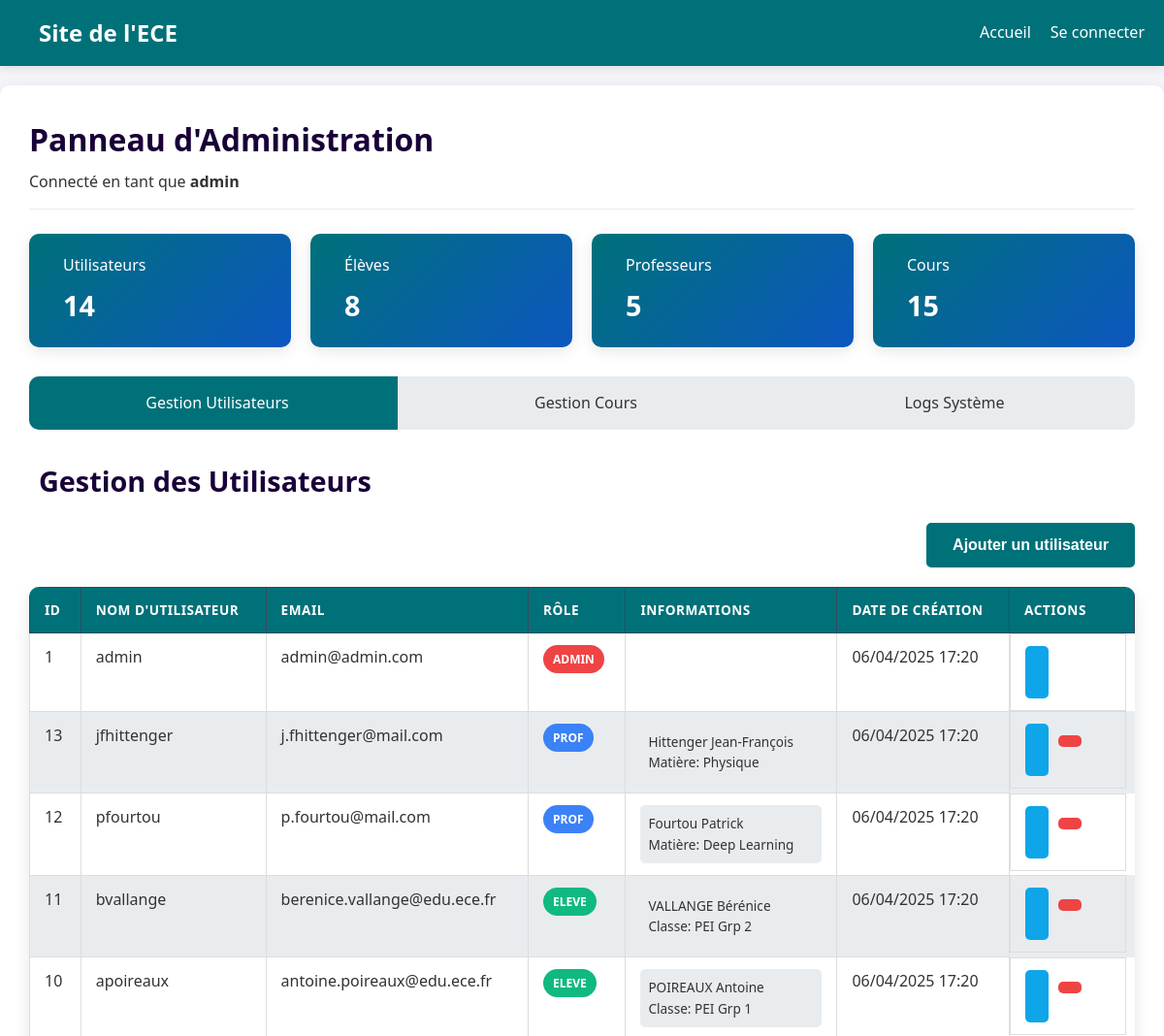
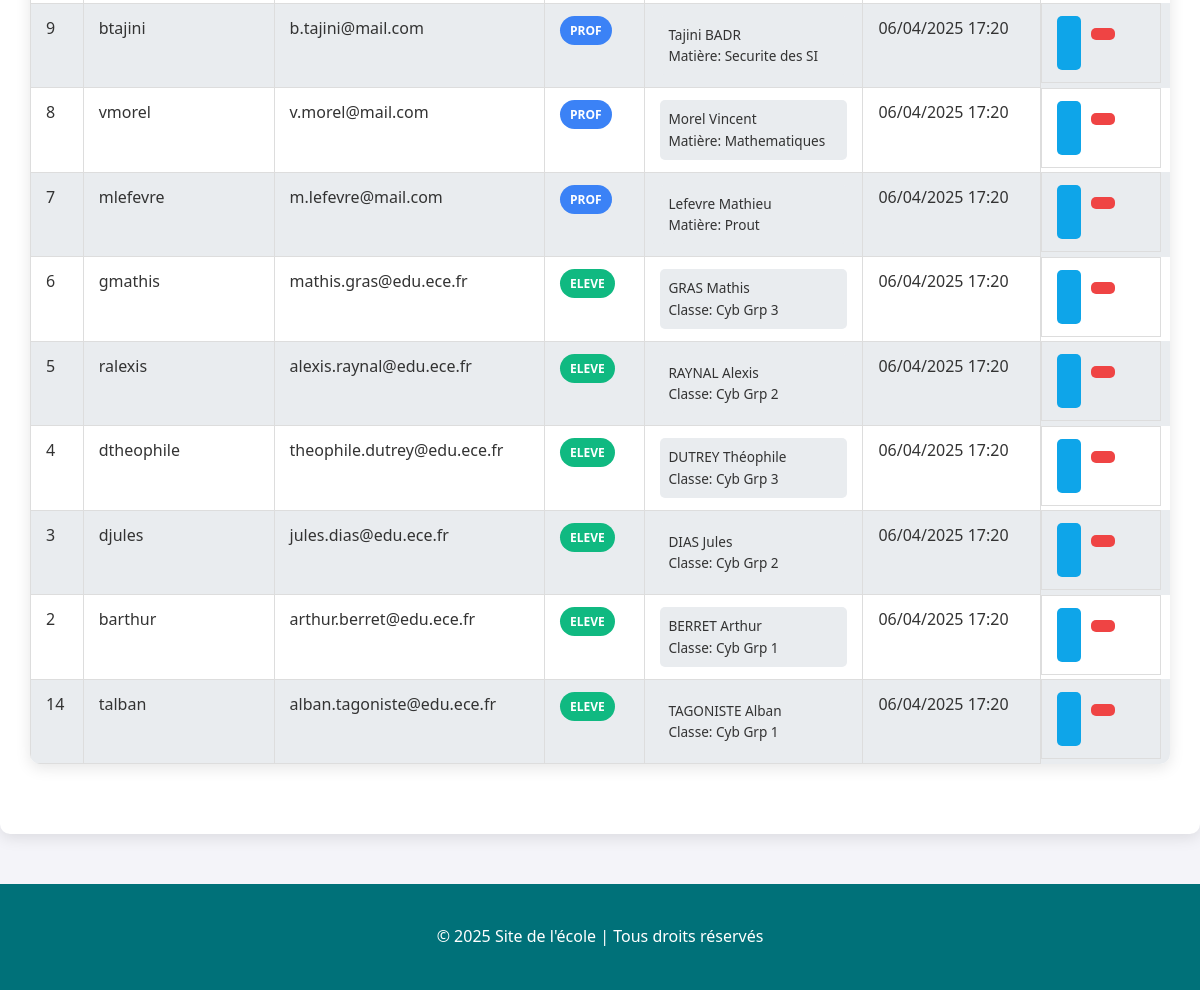
Screenshot of /pages/admin.php (signed in) with the database file from the repository (2 pictures, top to bottom).
### tables this page shows
CREATE TABLE IF NOT EXISTS users (
    id INT AUTO_INCREMENT PRIMARY KEY,
    username VARCHAR(50) NOT NULL UNIQUE,
    email VARCHAR(100) NOT NULL UNIQUE,
    password VARCHAR(255) NOT NULL,
    role ENUM('eleve', 'prof', 'admin') NOT NULL DEFAULT 'eleve',
    created_at TIMESTAMP DEFAULT CURRENT_TIMESTAMP
);

CREATE TABLE IF NOT EXISTS profs (
    id INT AUTO_INCREMENT PRIMARY KEY,
    user_id INT NOT NULL UNIQUE,
    nom VARCHAR(50) NOT NULL,
    prenom VARCHAR(50) NOT NULL,
    date_naissance DATE NOT NULL,
    matiere VARCHAR(50) NOT NULL,
    FOREIGN KEY (user_id) REFERENCES users(id) ON DELETE CASCADE
);

CREATE TABLE IF NOT EXISTS eleves (
    id INT AUTO_INCREMENT PRIMARY KEY,
    user_id INT NOT NULL UNIQUE,
    nom VARCHAR(50) NOT NULL,
    prenom VARCHAR(50) NOT NULL,
    date_naissance DATE NOT NULL,
    classe VARCHAR(50) NOT NULL,
    FOREIGN KEY (user_id) REFERENCES users(id) ON DELETE CASCADE
);

### pages/admin.php (the view, shortened to what this page needs)
<?php
require_once('../config/db.php');
$active_section = isset($_GET['section']) ? $_GET['section'] : 'users';
$stmt = $pdo->query("SELECT u.id, u.username, u.email, u.role, u.created_at,
                     e.nom as eleve_nom, e.prenom as eleve_prenom, e.classe as eleve_classe, e.date_naissance as eleve_naissance,
                     p.nom as prof_nom, p.prenom as prof_prenom, p.matiere as prof_matiere, p.date_naissance as prof_naissance
                     FROM users u
                     LEFT JOIN eleves e ON u.id = e.user_id
                     LEFT JOIN profs p ON u.id = p.user_id
                     ORDER BY u.created_at DESC");
$users = $stmt->fetchAll(PDO::FETCH_ASSOC);
$totalUsers = $pdo->query("SELECT COUNT(*) FROM users")->fetchColumn();
$totalStudents = $pdo->query("SELECT COUNT(*) FROM users WHERE role = 'eleve'")->fetchColumn();
$totalTeachers = $pdo->query("SELECT COUNT(*) FROM users WHERE role = 'prof'")->fetchColumn();
$totalCourses = $pdo->query("SELECT COUNT(*) FROM cours")->fetchColumn();
include('../includes/header.php');
?>
<div class="admin-dashboard">
    <div class="admin-header">
        <h1>Panneau d'Administration</h1>
        <p>Connecté en tant que <strong><?php echo htmlspecialchars($_SESSION['username']); ?></strong></p>
    </div>
    <div class="dashboard-stats">
        <div class="stat-card">
            <div class="stat-info">
                <h3>Utilisateurs</h3>
                <p><?php echo $totalUsers; ?></p>
            </div>
        </div>
        <div class="stat-card">
            <div class="stat-info">
                <h3>Élèves</h3>
                <p><?php echo $totalStudents; ?></p>
            </div>
        </div>
        <div class="stat-card">
            <div class="stat-info">
                <h3>Professeurs</h3>
                <p><?php echo $totalTeachers; ?></p>
            </div>
        </div>
        <div class="stat-card">
            <div class="stat-info">
                <h3>Cours</h3>
                <p><?php echo $totalCourses; ?></p>
            </div>
        </div>
    </div>
    <div class="admin-nav">
        <a href="?section=users" class="nav-item <?php echo $active_section === 'users' ? 'active' : ''; ?>">
            <i class="fas fa-user-cog"></i> Gestion Utilisateurs
        </a>
        <a href="?section=cours" class="nav-item <?php echo $active_section === 'cours' ? 'active' : ''; ?>">
            <i class="fas fa-book"></i> Gestion Cours
        </a>
        <a href="?section=logs" class="nav-item <?php echo $active_section === 'logs' ? 'active' : ''; ?>">
            <i class="fas fa-clipboard-list"></i> Logs Système
        </a>
    </div>
    <div class="admin-sections">
        <div class="admin-section <?php echo $active_section === 'users' ? 'active' : ''; ?>">
            <h2><i class="fas fa-user-cog"></i> Gestion des Utilisateurs</h2>
            <div class="section-actions">
                <button class="btn btn-primary" id="showAddUserForm">
                    <i class="fas fa-user-plus"></i> Ajouter un utilisateur
                </button>
            </div>
            <div class="user-list">
                <table class="data-table">
                    <thead>
                        <tr>
                            <th>ID</th>
                            <th>Nom d'utilisateur</th>
                            <th>Email</th>
                            <th>Rôle</th>
                            <th>Informations</th>
                            <th>Date de création</th>
                            <th>Actions</th>
                        </tr>
                    </thead>
                    <tbody>
                        <?php foreach ($users as $user): ?>
                        <tr>
                            <td><?php echo $user['id']; ?></td>
                            <td><?php echo htmlspecialchars($user['username']); ?></td>
                            <td><?php echo htmlspecialchars($user['email']); ?></td>
                            <td>
                                <span class="role-badge role-<?php echo $user['role']; ?>">
                                    <?php echo ucfirst($user['role']); ?>
                                </span>
                            </td>
                            <td>
                                <?php if ($user['role'] === 'eleve' && !empty($user['eleve_nom'])): ?>
                                    <span class="info-badge">
                                        <?php echo htmlspecialchars($user['eleve_nom'] . ' ' . $user['eleve_prenom']); ?><br>
                                        Classe: <?php echo htmlspecialchars($user['eleve_classe']); ?>
                                    </span>
                                <?php elseif ($user['role'] === 'prof' && !empty($user['prof_nom'])): ?>
                                    <span class="info-badge">
                                        <?php echo htmlspecialchars($user['prof_nom'] . ' ' . $user['prof_prenom']); ?><br>
                                        Matière: <?php echo htmlspecialchars($user['prof_matiere']); ?>
                                    </span>
                                <?php endif; ?>
                            </td>
                            <td><?php echo date('d/m/Y H:i', strtotime($user['created_at'])); ?></td>
                            <td class="actions">
                                <button class="btn btn-sm btn-info edit-user"
                                        data-id="<?php echo $user['id']; ?>"
                                        data-username="<?php echo htmlspecialchars($user['username']); ?>"
                                        data-email="<?php echo htmlspecialchars($user['email']); ?>"
                                        data-role="<?php echo $user['role']; ?>"
                                        data-eleve-nom="<?php echo htmlspecialchars($user['eleve_nom'] ?? ''); ?>"
                                        data-eleve-prenom="<?php echo htmlspecialchars($user['eleve_prenom'] ?? ''); ?>"
                                        data-eleve-naissance="<?php echo $user['eleve_naissance'] ?? ''; ?>"
                                        data-eleve-classe="<?php echo htmlspecialchars($user['eleve_classe'] ?? ''); ?>"
                                        data-prof-nom="<?php echo htmlspecialchars($user['prof_nom'] ?? ''); ?>"
                                        data-prof-prenom="<?php echo htmlspecialchars($user['prof_prenom'] ?? ''); ?>"
                                        data-prof-naissance="<?php echo $user['prof_naissance'] ?? ''; ?>"
                                        data-prof-matiere="<?php echo htmlspecialchars($user['prof_matiere'] ?? ''); ?>">
                                </button>
                                <?php if ($user['username'] !== 'admin' && $user['id'] !== $_SESSION['user_id']): ?>
                                <form method="post" action="" class="d-inline delete-form">
                                    <button type="submit" class="btn btn-sm btn-danger" onclick="return confirm('Êtes-vous sûr de vouloir supprimer cet utilisateur ?');">
                                    </button>
                                </form>
                                <?php endif; ?>
                            </td>
                        </tr>
                        <?php endforeach; ?>
                    </tbody>
                </table>
            </div>
        </div>
    </div>
</div>
<?php
include('../includes/footer.php');
?>

### css/style.css (style rules this page uses)
:root { --primary: #007179; --primary-dark: #0c57c0; --secondary: #190038; --secondary-dark: #e04347; --light: #f4f4f9; --dark: #333; --gray: #535252; --light-gray: #e9ecef; --white: #ffffff; --shadow: 0 4px 15px rgba(0, 0, 0, 0.1); --shadow-strong: 0 8px 30px rgba(0, 0, 0, 0.1); --border-radius: 10px; --transition: all 0.3s ease; }
* { margin: 0; padding: 0; box-sizing: border-box; }
body { font-family: 'Segoe UI', Roboto, 'Helvetica Neue', Arial, sans-serif; margin: 0; padding: 0; background-color: var(--light); color: var(--dark); line-height: 1.6; }
h1, h2, h3, h4, h5, h6 { font-weight: 600; margin-bottom: 15px; }
h2 { font-size: 2.5rem; text-align: center; margin-bottom: 2rem; }
.btn { display: inline-block; padding: 12px 25px; border-radius: 5px; text-decoration: none; font-weight: 600; cursor: pointer; transition: var(--transition); text-align: center; border: none; font-size: 16px; }
.btn-primary { background-color: var(--primary); color: var(--white); border: 2px solid var(--primary); }
.admin-dashboard { padding: 30px; background-color: var(--white); border-radius: var(--border-radius); box-shadow: var(--shadow); margin: 20px auto; max-width: 1400px; }
.admin-header { margin-bottom: 25px; padding-bottom: 15px; border-bottom: 1px solid var(--light-gray); }
.admin-header h1 { color: var(--secondary); font-size: 2rem; margin-bottom: 5px; }
.dashboard-stats { display: grid; grid-template-columns: repeat(auto-fit, minmax(200px, 1fr)); gap: 20px; margin-bottom: 30px; }
.stat-card { background: linear-gradient(135deg, var(--primary), var(--primary-dark)); color: var(--white); padding: 20px; border-radius: var(--border-radius); display: flex; align-items: center; box-shadow: var(--shadow); transition: transform 0.3s ease; }
.stat-info h3 { font-size: 1rem; margin-bottom: 5px; font-weight: 500; }
.stat-info p { font-size: 1.8rem; font-weight: 700; }
.admin-nav { display: flex; background-color: var(--light-gray); border-radius: var(--border-radius); margin-bottom: 30px; overflow: hidden; }
.nav-item { padding: 15px 20px; color: var(--dark); text-decoration: none; flex: 1; text-align: center; transition: var(--transition); font-weight: 500; display: flex; align-items: center; justify-content: center; }
.nav-item.active { background-color: var(--primary); color: var(--white); }
.admin-section { display: none; margin-bottom: 40px; }
.admin-section.active { display: block; }
.admin-section h2 { display: flex; align-items: center; font-size: 1.8rem; margin-bottom: 20px; color: var(--secondary); text-align: left; }
.section-actions { margin-bottom: 20px; display: flex; justify-content: flex-end; }
.data-table { width: 100%; border-collapse: collapse; margin-bottom: 30px; box-shadow: var(--shadow); border-radius: var(--border-radius); overflow: hidden; }
.data-table th, .data-table td { padding: 12px 15px; text-align: left; }
.data-table th { background-color: var(--primary); color: var(--white); font-weight: 600; text-transform: uppercase; font-size: 0.85rem; letter-spacing: 0.5px; }
.data-table tr:nth-child(even) { background-color: var(--light-gray); }
.data-table td.actions { white-space: nowrap; width: 120px; }
.role-badge { display: inline-block; padding: 5px 10px; border-radius: 50px; font-size: 0.75rem; font-weight: 600; text-transform: uppercase; }
.role-admin { background-color: #ef4444; color: white; }
.role-prof { background-color: #3b82f6; color: white; }
.role-eleve { background-color: #10b981; color: white; }
.info-badge { display: block; padding: 8px; background-color: var(--light-gray); border-radius: 5px; font-size: 0.85rem; }
.btn-sm { padding: 6px 12px; font-size: 0.85rem; }
.btn-info { background-color: #0ea5e9; color: white; border: none; }
.btn-danger { background-color: #ef4444; color: white; border: none; }
.d-inline { display: inline-block; }
.admin-section.active { animation: fadeIn 0.5s; }
.actions { display: flex; gap: 10px; }
.btn-danger { background-color: #ef4444; color: var(--white); }
table { width: 100%; border-collapse: collapse; }
th { background-color: #2c3e50; color: white; padding: 12px; text-align: center; font-weight: 500; border: 1px solid #34495e; }
td { border: 1px solid #ddd; padding: 10px; vertical-align: top; height: 80px; }

### rows the page displays
users: id "1", username "admin", email "admin@admin.com", role "ADMIN", created_at "06/04/2025 17:20"
profs: user "13", user.username "jfhittenger", user.email "j.fhittenger@mail.com", user.role "PROF", nom+prenom "Hittenger Jean-François", matiere "Physique", user.created_at "06/04/2025 17:20"
profs: user "12", user.username "pfourtou", user.email "p.fourtou@mail.com", user.role "PROF", nom+prenom "Fourtou Patrick", matiere "Deep Learning", user.created_at "06/04/2025 17:20"
eleves: user "11", user.username "bvallange", user.email "berenice.vallange@edu.ece.fr", user.role "ELEVE", nom+prenom "VALLANGE Bérénice", classe "PEI Grp 2", user.created_at "06/04/2025 17:20"
eleves: user "10", user.username "apoireaux", user.email "antoine.poireaux@edu.ece.fr", user.role "ELEVE", nom+prenom "POIREAUX Antoine", classe "PEI Grp 1", user.created_at "06/04/2025 17:20"
profs: user "9", user.username "btajini", user.email "b.tajini@mail.com", user.role "PROF", nom+prenom "Tajini BADR", matiere "Securite des SI", user.created_at "06/04/2025 17:20"
profs: user "8", user.username "vmorel", user.email "v.morel@mail.com", user.role "PROF", nom+prenom "Morel Vincent", matiere "Mathematiques", user.created_at "06/04/2025 17:20"
profs: user "7", user.username "mlefevre", user.email "m.lefevre@mail.com", user.role "PROF", nom+prenom "Lefevre Mathieu", matiere "Prout", user.created_at "06/04/2025 17:20"
eleves: user "6", user.username "gmathis", user.email "mathis.gras@edu.ece.fr", user.role "ELEVE", nom+prenom "GRAS Mathis", classe "Cyb Grp 3", user.created_at "06/04/2025 17:20"
eleves: user "5", user.username "ralexis", user.email "alexis.raynal@edu.ece.fr", user.role "ELEVE", nom+prenom "RAYNAL Alexis", classe "Cyb Grp 2", user.created_at "06/04/2025 17:20"
eleves: user "4", user.username "dtheophile", user.email "theophile.dutrey@edu.ece.fr", user.role "ELEVE", nom+prenom "DUTREY Théophile", classe "Cyb Grp 3", user.created_at "06/04/2025 17:20"
eleves: user "3", user.username "djules", user.email "jules.dias@edu.ece.fr", user.role "ELEVE", nom+prenom "DIAS Jules", classe "Cyb Grp 2", user.created_at "06/04/2025 17:20"
eleves: user "2", user.username "barthur", user.email "arthur.berret@edu.ece.fr", user.role "ELEVE", nom+prenom "BERRET Arthur", classe "Cyb Grp 1", user.created_at "06/04/2025 17:20"
eleves: user "14", user.username "talban", user.email "alban.tagoniste@edu.ece.fr", user.role "ELEVE", nom+prenom "TAGONISTE Alban", classe "Cyb Grp 1", user.created_at "06/04/2025 17:20"

### other values shown
$_SESSION['username'] "admin"
$totalUsers "14"
$totalStudents "8"
$totalTeachers "5"
$totalCourses "15"
